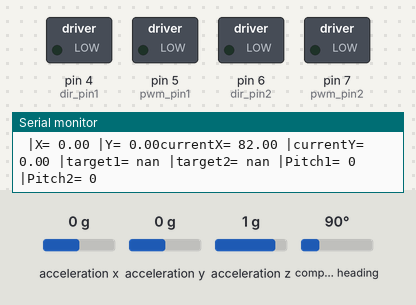
Simulated run of this sketch. Board: Arduino Uno, built with avr-gcc and run on an emulated ATmega328P. Shown: switched loads named in the sketch (green lamp = pin HIGH), the last lines printed to the serial monitor. Inputs (shaded band) come from the test bench; at power-on: acceleration y 0 g, acceleration z 1 g, acceleration x 0 g, compass heading 90°.

Above: at 2.7 s.
2.8 s: acceleration y set to -0.2 g
At 4.1 s:
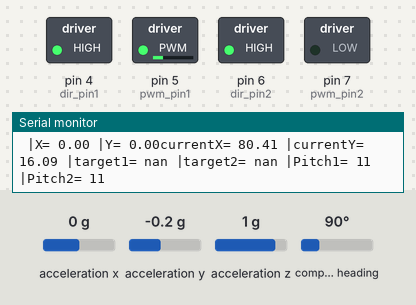
4.4 s: acceleration z set to -0.1 g
At 4.9 s:
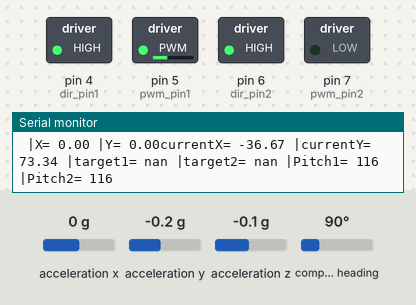
5.9 s: acceleration y set to 0.8 g
At 7.1 s:
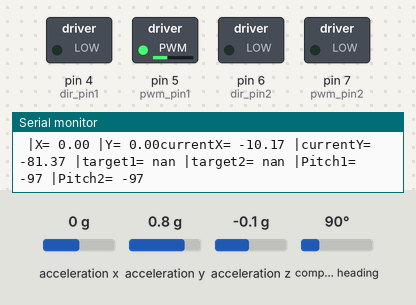
7.4 s: acceleration y set to -1.4 g
At 8.6 s:
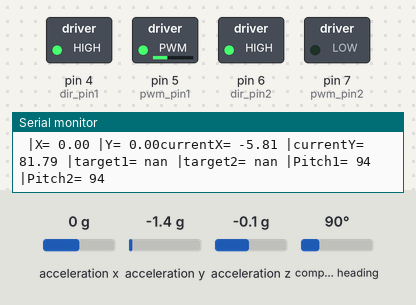
8.9 s: acceleration y set to 0 g
At 9.7 s:
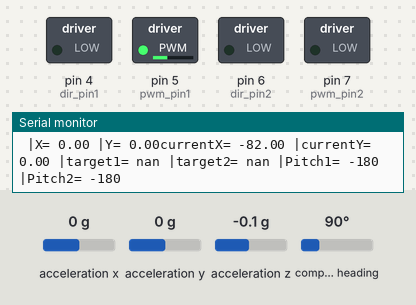
11.9 s: acceleration z set to 0.1 g
At 13.0 s:
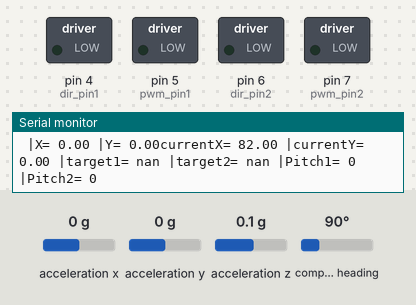
Timing chart, 0 to 14.5 s (numbered marks = the images above; inputs shaded):
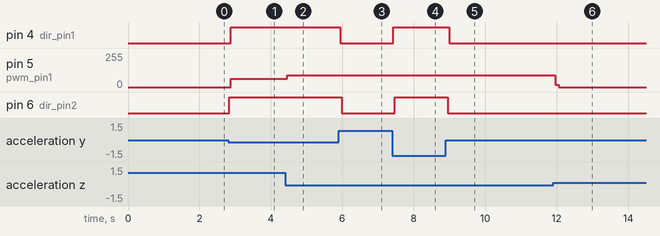

The sketch:

IK_Multiple_points.ino
```cpp
#include <Wire.h>
#include <math.h>

//---BNO055---
#include <Adafruit_Sensor.h>
#include <Adafruit_BNO055.h>
#include <utility/imumaths.h>
#define BNO055_SAMPLE_DELAY  100
Adafruit_BNO055 bno2 = Adafruit_BNO055(55, 0x28);
Adafruit_BNO055 bno1 = Adafruit_BNO055(55, 0x29);

//---JOYSTICK--
const int joyLink1 = A0;
const int joyLink2 = A1;
float moveX = 0;
float moveY = 0;

//---ARDUINO_PIN_CONFIG---
#define dir_pin1 4
#define pwm_pin1 5
#define dir_pin2 6
#define pwm_pin2 7
int dir1 = 0;
int pwm1 = 0;
int dir2 = 0;
int pwm2 = 0;
int angLink1 = 0;
int angLink2 = 0;

boolean loop1 = true;


//---LENGTHS OF LINK---
float L1 = 44.5;
float L2 = 38.5;

//---DEFINE TARGET JOINT ANGLES---
float pitch1 = 0;
float pitch2 = 0;
volatile float jointangle1 = 0;
volatile float jointangle2 = 0;
float angle2 = 0;
volatile float target1 ; //jointangle1;
volatile float target2 ;  //jointangle1 - jointangle2;
float b = 0;
float a = 0;

//---CORDINATES OF LINKS---
float x1;
float y1;
float x2;
float y2;

float X2;
float Y2;

int xi = 10;
int xf = L2;
float interPointsX[50] = {};
int yi = 10;
int yf = L1;
float interPointsY[50] = {};
//
//int p1x = L2 + (L1 / 2);
//int p1y = L1;
//int p2x = L2;
//int p2y = L1;


//---DEFINE PID CONSTANTS---
float kp1 = 5.5;
float ki1 = 0.003;
float kd1 = 0.0001;

float error1 = 0;
float prev_error1 = 0;
float I1 = 0;
float D1 = 0;
float dt1 = 0.001;

float kp2 = 6;
float ki2 = 0.003;
float kd2 = 0.0001;

float error2 = 0;
float prev_error2 = 0;
float I2 = 0;
float D2 = 0;
float dt2 = 0.002;

//==============================================================================================>

void setup()
{
  Serial.begin(115200);
  Serial.println("Orientation Sensor Test");
  Serial.println("");
  delay(500);
  pinMode(dir_pin1, OUTPUT);
  pinMode(pwm_pin1, OUTPUT);
  pinMode(dir_pin2, OUTPUT);
  pinMode(pwm_pin2, OUTPUT);

  //---BNO055-1---
  setBNO0551();
  delay(500);

  //---BNO055-2---
  setBNO0552();
  delay(500);

  float noOfPointsX = (xf - xi) / 10;
  float noOfPointsY = (yf - yi) / 10;

  float x = xi;
  float y = yi;

  for (int i = 0; i < 50; i += noOfPointsX)
  {
    x += noOfPointsX;
    interPointsX[i] = x;

  }
  for (int i = 0; i < 50; i += noOfPointsY)
  {
    y += noOfPointsY;
    interPointsY[i] = y;
  }
  for (int i = 0; i < 50; i++)
  {
    Serial.print(interPointsX[i]);
    Serial.print(", ");
  }

  Serial.println("");

  for (int i = 0; i < 50; i++)
  {
    Serial.print(interPointsY[i]);
    Serial.print(", ");
  }

  jointangle2 = acos((x2 * x2 + y2 * y2 - (L1 * L1 + L2 * L2)) / (2 * L1 * L2));
  b = atan((L2 * sin(jointangle2)) / (L2 * cos(jointangle2) + L1));
  a = atan(y2 / x2);
  jointangle1 = a + b;

  target1 = degrees(jointangle1);
  target2 = target1 - degrees(jointangle2);


}

//==============================================================================================>

void loop()
{

  //---BNO055-1---
  jointangle1 = radians(yBNO0551());
  delay(10);
  //---BNO055-2---
  angle2 = radians(yBNO0552());
  delay(10);
  jointangle2 = jointangle1 - angle2;

  getCorrdinates(jointangle1, jointangle2, L1, L2, &x1, &y1, &X2, &Y2);
  Serial.print("currentX= ");
  Serial.print(X2);
  Serial.print(" |currentY= ");
  Serial.print(Y2);
  delay(10);

  FK( target1, target2);

  jointangle2 = acos((x2 * x2 + y2 * y2 - (L1 * L1 + L2 * L2)) / (2 * L1 * L2));
  b = atan((L2 * sin(jointangle2)) / (L2 * cos(jointangle2) + L1));
  a = atan(y2 / x2);
  jointangle1 = a + b;

  target1 = degrees(jointangle1);
  target2 = target1 - degrees(jointangle2);

  Serial.print(" |X= ");
  Serial.print(x2);
  Serial.print(" |Y= ");
  Serial.print(y2);


}


//==============================================================================================>
//==============================================================================================>


void FK(float target1, float target2)
{

  //PID of joint1
  if (loop1)
  {
    //---BNO055-1---
    pitch1 = yBNO0551();
    delay(10);

    //PID of joint1
    PID1(target1, pitch1, &pwm1, &dir1);
    if (pwm1 > 90)
    {
      pwm1 = 90 ;
    }
    if (pwm1 < 5)
    {
      pwm1 = 0;
    }
    digitalWrite(dir_pin1, dir1);
    analogWrite(pwm_pin1, pwm1);
    loop1 = false;
  }


  else
  {
    //---BNO055-2---
    pitch2 = yBNO0552();
    delay(10);

    //PID of joint2
    PID2(target2, pitch2, &pwm2, &dir2);
    if (pwm2 > 50)
    {
      pwm2 = 50;
    }
    if (pwm2 < 5)
    {
      pwm2 = 0;
    }

    digitalWrite(dir_pin2, dir2);
    analogWrite(pwm_pin2, pwm2);
    loop1 = true;
  }

  Serial.print(" |target1= ");
  Serial.print(target1);

  Serial.print(" |target2= ");
  Serial.print(target2);

  SerialDisplay(pitch1, pitch2, dir1, pwm1, dir2, pwm2);
}

//==============================================================================================>

void PID1(int target, int pitch, int* pwm, int* dir)
{

  // DEFINE ERROR
  error1 = target - pitch1;
  //Serial.println(error);
  // INTEGRAL ERROR
  I1 = I1 + (error1 * dt1);

  // DERIAVTE ERROR
  D1 = (error1 - prev_error1) / dt1;

  // CONTROL SIGNAL -> PWM
  *pwm = abs(kp1 * error1 + ki1 * I1 + kd1 * D1);

  // REVERSE DIRECTION OF MOTOR WHEN CURRENT POSITION > DESIRED POSITION
  if (error1 > 0)
  {
    *dir = LOW;
  }

  if (error1 < 0)
  {
    *dir = HIGH;
  }
  prev_error1 = error1;


}

//==============================================================================================>


void PID2(int target, int pitch, int* pwm, int* dir)
{

  // DEFINE ERROR
  error2 = target - pitch2;
  //Serial.println(error);
  // INTEGRAL ERROR
  I2 = I2 + (error2 * dt2);

  // DERIAVTE ERROR
  D2 = (error2 - prev_error2) / dt2;

  // CONTROL SIGNAL -> PWM
  *pwm = abs(kp2 * error2 + ki2 * I2 + kd2 * D2);

  // REVERSE DIRECTION OF MOTOR WHEN CURRENT POSITION > DESIRED POSITION
  if (error2 > 0)
  {
    *dir = LOW;
  }

  if (error2 < 0)
  {
    *dir = HIGH;
  }
  prev_error2 = error2;
}

//==============================================================================================>

void SerialDisplay(int pitch1, int pitch2, int dir1, int pwm1, int dir2, int pwm2)
{
  Serial.print(" |Pitch1= ");
  Serial.print(pitch1);

  Serial.print(" |Pitch2= ");
  Serial.println(pitch2);


  //  Serial.print(" |\tDIR1 = ");
  //  Serial.print(dir1);
  //
  //  Serial.print(" |\tPWM1 = ");
  //  Serial.print(pwm1);
  //
  //  Serial.print(" |\tDIR2 = ");
  //  Serial.print(dir2);
  //
  //  Serial.print(" |\tPWM2 = ");
  //  Serial.println(pwm2);
  //  //Serial.println("");
}

//==============================================================================================>

void getCorrdinates(float jointangle1, float jointangle2, int L1, int L2, float* x1, float* y1, float* x2, float* y2)
{
  *x1 = L1 * cos(jointangle1);
  *y1 = L1 * sin(jointangle1);
  *x2 = L1 * cos(jointangle1) + L2 * cos(jointangle1 - jointangle2);
  *y2 = L1 * sin(jointangle1) + L2 * sin(jointangle1 - jointangle2);
}

//==============================================================================================>

void setBNO0551()
{
  if (!bno1.begin())
  {
    Serial.print("Ooops, no BNO055-1 detected ... Check your wiring or I2C ADDR!");
    while (1);
  }
  Serial.println("BNO055-1 detected!!");
}

//==============================================================================================>

void setBNO0552()
{
  if (!bno2.begin())
  {
    Serial.print("Ooops, no BNO055-2 detected ... Check your wiring or I2C ADDR!");
    while (1);
  }
  Serial.println("BNO055-2 detected!!");
}

//==============================================================================================>

float yBNO0551()
{
  sensors_event_t orientationData;
  bno1.getEvent(&orientationData, Adafruit_BNO055::VECTOR_EULER);
  float y = orientationData.orientation.z;

  return (y);
}

//==============================================================================================>

float yBNO0552()
{
  sensors_event_t orientationData;
  bno2.getEvent(&orientationData, Adafruit_BNO055::VECTOR_EULER);
  float y = orientationData.orientation.z;

  return (y);
}
```

Measured:
- the behaviour switches between 0 and -0.1 g on acceleration y (found by bisection; images 0 and 1)
- the behaviour switches between -0.1 and 0 g on acceleration z (found by bisection; images 5 and 6)
- after the input at 2.8 s, pin 4 (dir_pin1): LOW → HIGH after 0.08 s; pin 5 (pwm_pin1): 0/255 → 63/255 after 0.08 s, → 62/255 0.10 s later; pin 6 (dir_pin2): LOW → HIGH at once
- after the input at 4.4 s, pin 5 (pwm_pin1): 62/255 → 90/255 after 0.06 s
- after the input at 5.9 s, pin 4 (dir_pin1): HIGH → LOW at once; pin 6 (dir_pin2): HIGH → LOW after 0.09 s
- after the input at 7.4 s, pin 4 (dir_pin1): LOW → HIGH at once; pin 6 (dir_pin2): LOW → HIGH after 0.07 s
- after the input at 8.9 s, pin 4 (dir_pin1): HIGH → LOW after 0.10 s; pin 6 (dir_pin2): HIGH → LOW after 0.05 s
- after the input at 11.9 s, pin 5 (pwm_pin1): 90/255 → 17/255 after 0.06 s, → 0/255 0.10 s later
